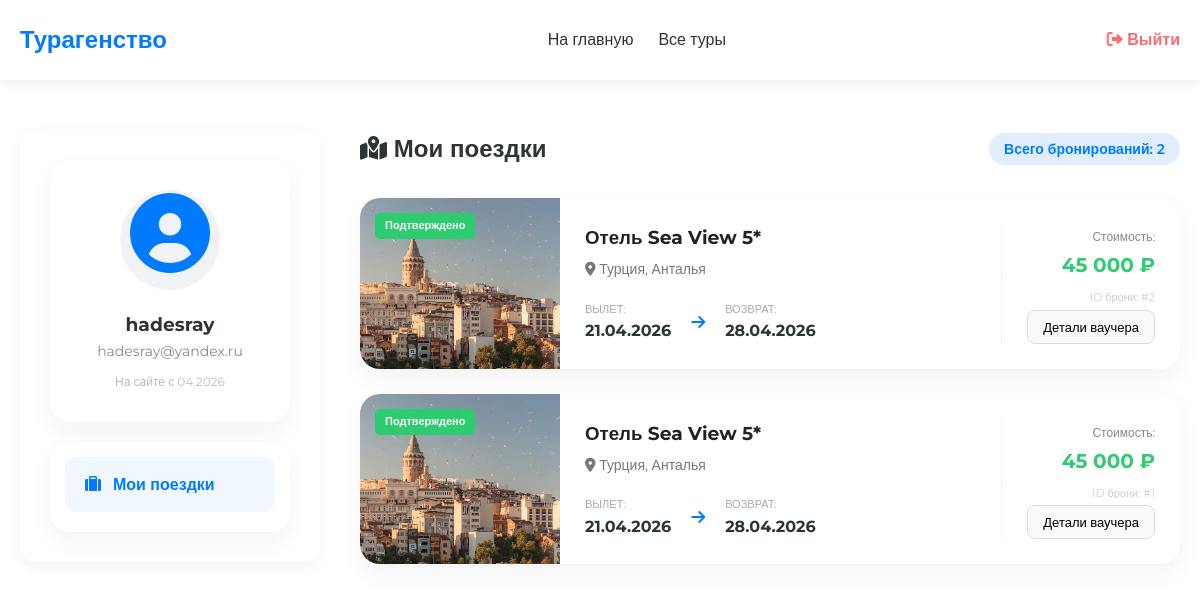
The app's page /profile.php (signed in) with its own data.
### tables this page shows
CREATE TABLE IF NOT EXISTS `users` (
  `id` int(11) NOT NULL AUTO_INCREMENT,
  `username` varchar(50) NOT NULL,
  `email` varchar(100) NOT NULL,
  `password` varchar(255) NOT NULL,
  `created_at` timestamp NOT NULL DEFAULT current_timestamp(),
  `role` varchar(10) DEFAULT 'user',
  PRIMARY KEY (`id`),
  UNIQUE KEY `username` (`username`),
  UNIQUE KEY `email` (`email`)
);

CREATE TABLE IF NOT EXISTS `orders` (
  `id` int(11) NOT NULL AUTO_INCREMENT,
  `user_id` int(11) NOT NULL,
  `tour_id` int(11) NOT NULL,
  `start_date` date NOT NULL,
  `end_date` date NOT NULL,
  `total_price` int(11) NOT NULL,
  `created_at` timestamp NOT NULL DEFAULT current_timestamp(),
  PRIMARY KEY (`id`),
  KEY `user_id` (`user_id`),
  KEY `tour_id` (`tour_id`)
);

CREATE TABLE IF NOT EXISTS `tours` (
  `id` int(11) NOT NULL AUTO_INCREMENT,
  `title` varchar(255) NOT NULL,
  `location` varchar(100) NOT NULL,
  `price` int(11) NOT NULL,
  `nights` int(11) NOT NULL,
  `diet` varchar(50) DEFAULT 'Все включено',
  `image_file` varchar(255) NOT NULL,
  PRIMARY KEY (`id`)
);

### profile.php (the view, shortened to what this page needs)
<?php
require_once 'db.php';
$user_id = $_SESSION['user_id'];
$user_query = "SELECT * FROM users WHERE id = '$user_id'";
$user_result = mysqli_query($conn, $user_query);
$user_data = mysqli_fetch_assoc($user_result);
$orders_query = "SELECT orders.*, tours.title, tours.location, tours.image_file, tours.nights
                 FROM orders
                 JOIN tours ON orders.tour_id = tours.id
                 WHERE orders.user_id = '$user_id'
                 ORDER BY orders.created_at DESC";
$orders_result = mysqli_query($conn, $orders_query);
?>
<!DOCTYPE html>
<html lang="ru">
<head>
    <link rel="stylesheet" href="https://cdnjs.cloudflare.com/ajax/libs/font-awesome/6.0.0/css/all.min.css">
    <link rel="stylesheet" href="style/style.css">
    <link rel="stylesheet" href="style/profile_style.css">
</head>
<body>
<header>
    <div class="container header-inner">
        <div class="logo"><a href="index.php">Турагенство</a></div>
        <nav class="nav-menu">
            <ul>
                <li><a href="index.php">На главную</a></li>
                <li><a href="index.php#destinations">Все туры</a></li>
            </ul>
        </nav>
        <div class="header-actions">
            <a href="logout.php" class="logout-btn"><i class="fas fa-sign-out-alt"></i> Выйти</a>
        </div>
    </div>
</header>
<div class="container profile-wrapper">
    <aside class="profile-sidebar">
        <div class="user-info-card">
            <div class="user-avatar">
                <i class="fas fa-user-circle"></i>
            </div>
            <h3><?php echo htmlspecialchars($user_data['username']); ?></h3>
            <p class="user-email"><?php echo htmlspecialchars($user_data['email']); ?></p>
            <p class="reg-date">На сайте с <?php echo date('m.Y', strtotime($user_data['created_at'])); ?></p>
        </div>
        <nav class="profile-nav">
            <a href="#" class="active"><i class="fas fa-suitcase"></i> Мои поездки</a>
        </nav>
    </aside>
    <main class="profile-content">
        <section class="trips-section">
            <div class="section-header">
                <h2><i class="fas fa-map-marked-alt"></i> Мои поездки</h2>
                <span class="trips-count">Всего бронирований: <?php echo mysqli_num_rows($orders_result); ?></span>
            </div>
            <?php if (mysqli_num_rows($orders_result) > 0): ?>
                <div class="trips-list">
                    <?php while($order = mysqli_fetch_assoc($orders_result)): ?>
                        <div class="trip-card">
                            <div class="trip-img" style="background-image: url('img/tours/<?php echo $order['image_file']; ?>')">
                                <span class="trip-status">Подтверждено</span>
                            </div>
                            <div class="trip-info">
                                <div class="trip-main">
                                    <h3><?php echo htmlspecialchars($order['title']); ?></h3>
                                    <p class="trip-loc"><i class="fas fa-map-marker-alt"></i> <?php echo htmlspecialchars($order['location']); ?></p>
                                    <div class="trip-dates">
                                        <div class="date-item">
                                            <span>Вылет:</span>
                                            <strong><?php echo date('d.m.Y', strtotime($order['start_date'])); ?></strong>
                                        </div>
                                        <div class="date-sep"><i class="fas fa-arrow-right"></i></div>
                                        <div class="date-item">
                                            <span>Возврат:</span>
                                            <strong><?php echo date('d.m.Y', strtotime($order['end_date'])); ?></strong>
                                        </div>
                                    </div>
                                </div>
                                <div class="trip-side">
                                    <div class="trip-price">
                                        <span>Стоимость:</span>
                                        <strong><?php echo number_format($order['total_price'], 0, '', ' '); ?> ₽</strong>
                                    </div>
                                    <p class="order-id">ID брони: #<?php echo $order['id']; ?></p>
                                    <button class="btn-details">Детали ваучера</button>
                                </div>
                            </div>
                        </div>
                    <?php endwhile; ?>
                </div>
            <?php endif; ?>
        </section>
    </main>
</div>
</body>
</html>

### style/style.css (style rules this page uses)
:root { --primary-color: #007bff; --secondary-color: #ff6b6b; --dark-color: #2d3436; --light-bg: #f9f9f9; --white: #ffffff; }
* { margin: 0; padding: 0; box-sizing: border-box; }
body { font-family: 'Montserrat', sans-serif; line-height: 1.6; color: var(--dark-color); background-color: var(--white); }
a { text-decoration: none; color: inherit; }
ul { list-style: none; }
.container { max-width: 1200px; margin: 0 auto; padding: 0 20px; }
header { background: var(--white); box-shadow: 0 2px 10px rgba(0,0,0,0.1); position: sticky; top: 0; z-index: 1000; }
.header-inner { display: flex; justify-content: space-between; align-items: center; height: 80px; }
.logo { font-size: 24px; font-weight: 700; color: var(--primary-color); }
.nav-menu ul { display: flex; gap: 25px; }
.header-actions { display: flex; align-items: center; gap: 20px; }
.logout-btn { color: #ff6b6b; font-weight: 600; }

### style/profile_style.css (style rules this page uses)
.profile-wrapper { display: grid; grid-template-columns: 300px 1fr; gap: 40px; margin-top: 50px; align-items: start; }
.profile-sidebar { background: #fff; padding: 30px; border-radius: 15px; box-shadow: 0 5px 15px rgba(0,0,0,0.05); height: fit-content; }
.user-info-card { background: #fff; padding: 30px; border-radius: 20px; text-align: center; box-shadow: 0 10px 25px rgba(0,0,0,0.05); margin-bottom: 20px; }
.user-avatar i { font-size: 80px; color: #007bff; margin-bottom: 15px; }
.user-avatar { width: 100px; height: 100px; background: #f0f2f5; border-radius: 50%; display: flex; justify-content: center; align-items: center; font-size: 50px; color: #007bff; margin: 0 auto 20px; }
.user-email { color: #888; font-size: 14px; }
.reg-date { font-size: 12px; color: #bbb; margin-top: 10px; }
.profile-nav { background: #fff; padding: 15px; border-radius: 20px; box-shadow: 0 10px 25px rgba(0,0,0,0.05); }
.profile-nav a { display: flex; align-items: center; gap: 12px; padding: 15px 20px; color: #444; font-weight: 600; border-radius: 12px; transition: 0.3s; margin-bottom: 5px; }
.profile-nav a:hover, .profile-nav a.active { background: #f0f7ff; color: #007bff; }
.profile-content { display: flex; flex-direction: column; gap: 30px; }
.logout-btn { color: #ff6b6b; font-weight: 600; }
.section-header { display: flex; justify-content: space-between; align-items: center; margin-bottom: 30px; }
.trips-count { background: #e0eeff; color: #007bff; padding: 5px 15px; border-radius: 20px; font-size: 14px; font-weight: 600; }
.trip-card { background: #fff; border-radius: 20px; overflow: hidden; display: flex; box-shadow: 0 10px 25px rgba(0,0,0,0.05); margin-bottom: 25px; transition: 0.3s; }
.trip-img { width: 200px; background-size: cover; background-position: center; position: relative; }
.trip-status { position: absolute; top: 15px; left: 15px; background: #2ecc71; color: white; padding: 4px 10px; border-radius: 5px; font-size: 11px; font-weight: 700; }
.trip-info { flex: 1; padding: 25px; display: flex; justify-content: space-between; }
.trip-main h3 { margin-bottom: 5px; color: #222; }
.trip-loc { color: #777; font-size: 14px; margin-bottom: 20px; }
.trip-dates { display: flex; align-items: center; gap: 20px; }
.date-item span { font-size: 11px; color: #aaa; text-transform: uppercase; display: block; }
.date-sep { color: #007bff; }
.trip-side { text-align: right; border-left: 1px dashed #eee; padding-left: 25px; display: flex; flex-direction: column; justify-content: space-between; }
.trip-price span { font-size: 12px; color: #888; }
.trip-price strong { font-size: 20px; color: #2ecc71; display: block; }
.order-id { font-size: 11px; color: #ccc; margin-top: 5px; }
.btn-details { background: #f8f9fa; border: 1px solid #ddd; padding: 8px 15px; border-radius: 8px; font-size: 13px; cursor: pointer; font-family: inherit; transition: 0.3s; }

### records on screen
users: username "hadesray", email "hadesray@yandex.ru", created_at "04.2026"
orders: tour.image_file (picture), tour.title "Отель Sea View 5*", tour.location "Турция, Анталья", start_date "21.04.2026", end_date "28.04.2026", total_price "45 000", id "2"
orders: tour.image_file (picture), tour.title "Отель Sea View 5*", tour.location "Турция, Анталья", start_date "21.04.2026", end_date "28.04.2026", total_price "45 000", id "1"

### other values on screen
mysqli_num_rows($orders_result) "2"
